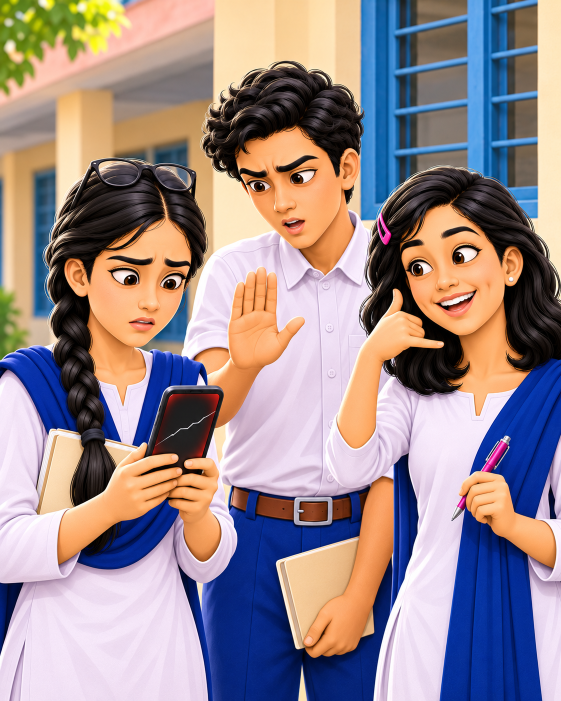
#> input picture tests/fixtures/image1.png, 1122 x 1402 px (shown at 1/2 size)
$ python quality_sensor.py ../tests/fixtures/image1.png
#> lines starting #> are read from the running program, lines starting #| are printed output that depends on the picture
### tools/cv_core.py
#!/usr/bin/env python3
"""cv_core.py — shared image processing core for LiGeo global skill.

Provides a single, validated image decoding and preprocessing path so every
LiGeo tool decodes images once, validates them consistently, and avoids
wasting memory/CPU by decoding the same file multiple times.

Designed for an 8 GB RAM, integrated-GPU environment:
- one image decoded and held in memory at a time;
- optional downsampling with recorded scale factor;
- ROI (region of interest) helpers;
- no raw pixel arrays serialized into evidence JSON;
- EXIF orientation normalized consistently;
- alpha handled explicitly.

  python tools/cv_core.py image.png              # inspect and validate
  from cv_core import load_image, ImageInfo, load_and_validate

Classes:
    ImageInfo — metadata about a decoded image (no raw pixels in JSON).
    LoadedImage — in-memory image with validation info.

Functions:
    load_image(path, max_pixels=None, max_dimension=None, max_file_mb=None,
               allowed_formats=None, allowed_modes=None, downsample_to=None)
        Load and validate an image file. Returns LoadedImage.
    load_and_validate(...) -> (dict, list[dict])
        Compatibility wrapper returning (record, issues) like bitmap_check.py.
"""

import hashlib
import json
import sys
from dataclasses import dataclass, field, asdict
from pathlib import Path
from typing import Optional

try:
    from PIL import Image, ImageOps, UnidentifiedImageError
except ImportError as e:
    sys.exit(f"missing dependency: Pillow (pip install pillow)")

try:
    import numpy as np
except ImportError:
    np = None  # numpy optional at import, required for array ops

# --- Default limits (configurable via args or profile) ---
DEFAULT_MAX_FILE_MB = 50
DEFAULT_MAX_PIXELS = 50_000_000   # ~50 MP (decompression bomb guard)
DEFAULT_MAX_DIMENSION = 20_000    # max width or height in px
DEFAULT_ALLOWED_FORMATS = {"PNG", "JPEG"}
DEFAULT_ALLOWED_MODES = {"1", "L", "P", "RGB", "RGBA", "CMYK", "YCbCr"}
DEFAULT_JPEG_QUALITY = 85


@dataclass
class ImageInfo:
    """Metadata about an image — no raw pixels.

    All values are JSON-serializable primitives.
    """
    asset_id: str
    path: str
    format: Optional[str]
    mode: Optional[str]
    width: int
    height: int
    aspect_ratio: Optional[float]
    orientation: str  # landscape / portrait / square / unknown
    has_alpha: bool
    total_pixels: int
    file_size_bytes: int
    file_size_mb: float
    exif_orientation_applied: bool
    icc_profile_present: bool
    processing_width: int
    processing_height: int
    scale_factor: float
    valid: bool
    issues: list = field(default_factory=list)

    def to_dict(self) -> dict:
        return asdict(self)


@dataclass
class LoadedImage:
    """In-memory image with validation metadata.

    Holds the actual PIL Image object. Callers are responsible for releasing
    it (e.g. via context manager or `del`) after use to keep memory bounded
    on an 8 GB machine.
    """
    info: ImageInfo
    image: Optional[Image.Image] = None

    def __enter__(self):
        return self

    def __exit__(self, exc_type, exc_val, exc_tb):
        self.close()

    def close(self):
        if self.image is not None:
            try:
                self.image.close()
            except Exception:
                pass
            self.image = None

    def to_info_dict(self) -> dict:
        return self.info.to_dict()


def safe_asset_id(path: Path) -> str:
    """Stable asset ID from file hash (not raw bytes in logs)."""
    h = hashlib.sha256()
    with open(path, "rb") as f:
        for chunk in iter(lambda: f.read(65536), b""):
            h.update(chunk)
    return f"img:{h.hexdigest()[:16]}"


# [42 lines left out: functions parse_css_length_mm, convert_to_mm, not called in this run]


def _decode_image(path: Path) -> Image.Image:
    """Open and fully decode an image file.

    Raises UnidentifiedImageError if the content is not a recognized image.
    """
    img = Image.open(path)
    img.load()  # force decode to catch truncated/corrupt files
    return img


def _normalize_orientation(img: Image.Image) -> Image.Image:
    """Apply EXIF orientation transpose in-place, returning the image."""
    try:
        img = ImageOps.exif_transpose(img)
    except Exception:
        pass  # orientation not present or unreadable — leave as-is
    return img


def load_image(
    path: str | Path,
    max_file_mb: float = DEFAULT_MAX_FILE_MB,
    max_pixels: int = DEFAULT_MAX_PIXELS,
    max_dimension: int = DEFAULT_MAX_DIMENSION,
    allowed_formats: Optional[set] = None,
    allowed_modes: Optional[set] = None,
    downsample_to: Optional[int] = None,
) -> LoadedImage:
    """Load, validate, and optionally downsample an image file.

    Returns a LoadedImage. The caller must close() it or use it as a context
    manager to release memory.

    Raises nothing for validation failures — they are recorded in info.issues
    and info.valid is set False. Raises FileNotFoundError if the file is
    missing; raises UnidentifiedImageError if content is not an image.
    """
    path = Path(path)
    issues = []

    # --- 1. File existence ---
    if not path.exists():
        raise FileNotFoundError(f"file not found: {path}")

    # --- 2. File size ---
    file_size = path.stat().st_size
    file_size_mb = round(file_size / (1024 * 1024), 4)

    if file_size == 0:
        issues.append({"t": "BITMAP-EMPTY", "det": "file is 0 bytes", "conf": 1.0})

    if file_size > max_file_mb * 1024 * 1024:
        issues.append({
            "t": "BITMAP-TOO-LARGE",
            "det": f"file {file_size_mb} MB exceeds {max_file_mb} MB limit",
            "conf": 1.0,
        })

    # --- 3. Decode and validate content (not extension) ---
    try:
        img = _decode_image(path)
    except UnidentifiedImageError as e:
        issues.append({
            "t": "BITMAP-UNKNOWN-FORMAT",
            "det": f"not a recognized image: {path.name}",
            "conf": 1.0,
        })
        record = ImageInfo(
            asset_id=safe_asset_id(path),
            path=str(path),
            format=None,
            mode=None,
            width=0,
            height=0,
            aspect_ratio=None,
            orientation="unknown",
            has_alpha=False,
            total_pixels=0,
            file_size_bytes=file_size,
            file_size_mb=file_size_mb,
            exif_orientation_applied=False,
            icc_profile_present=False,
            processing_width=0,
            processing_height=0,
            scale_factor=1.0,
            valid=False,
            issues=issues,
        )
        return LoadedImage(info=record, image=None)

    # Capture original metadata before any transforms
    original_format = img.format
    original_mode = img.mode
    original_width = img.width
    original_height = img.height
    has_alpha = img.mode in ("RGBA", "LA", "PA") or "transparency" in img.info
    icc_present = "icc_profile" in img.info

    # --- 4. Normalize EXIF orientation ---
    img = _normalize_orientation(img)
    orientation_applied = True  # attempted; may be no-op if no orientation tag

    # Re-read dims after orientation transpose (may swap w/h)
    width = img.width
    height = img.height
    aspect_ratio = round(width / height, 6) if height else None
    orientation = (
        "landscape" if width > height else "portrait" if height > width else "square"
    )
    total_pixels = width * height

    # --- 5. Dimension/pixel limits ---
    if total_pixels > max_pixels:
        issues.append({
            "t": "BITMAP-TOO-MANY-PIXELS",
            "det": f"{total_pixels:,} px exceeds {max_pixels:,} px limit",
            "conf": 1.0,
        })
    if width > max_dimension or height > max_dimension:
        issues.append({
            "t": "BITMAP-DIMENSION",
            "det": f"{width}x{height} exceeds {max_dimension}px max dimension",
            "conf": 1.0,
        })

    # --- 6. Format/mode validation ---
    allowed_formats = allowed_formats or DEFAULT_ALLOWED_FORMATS
    allowed_modes = allowed_modes or DEFAULT_ALLOWED_MODES

    if original_format not in allowed_formats:
        issues.append({
            "t": "BITMAP-FORMAT",
            "det": f"format {original_format} not in allowed {sorted(allowed_formats)}",
            "conf": 1.0,
        })
    if original_mode not in allowed_modes:
        issues.append({
            "t": "BITMAP-MODE",
            "det": f"color mode {original_mode} not in allowed {sorted(allowed_modes)}",
            "conf": 1.0,
        })

    # --- 7. Downsample if needed ---
    scale_factor = 1.0
    processing_width = width
    processing_height = height

    if downsample_to and total_pixels > downsample_to * downsample_to:
        scale = (downsample_to * downsample_to / total_pixels) ** 0.5
        new_w = max(1, int(width * scale))
        new_h = max(1, int(height * scale))
        try:
            img = img.resize((new_w, new_h), Image.Resampling.LANCZOS)
            processing_width = new_w
            processing_height = new_h
            scale_factor = round(scale, 4)
        except Exception as e:
            issues.append({
                "t": "BITMAP-RESIZE-FAIL",
                "det": str(e)[:200],
                "conf": 0.8,
            })

    valid = len([i for i in issues if i.get("conf", 0) >= 0.9]) == 0

    info = ImageInfo(
        asset_id=safe_asset_id(path),
        path=str(path),
        format=original_format,
        mode=original_mode,
        width=original_width,
        height=original_height,
        aspect_ratio=aspect_ratio,
        orientation=orientation,
        has_alpha=has_alpha,
        total_pixels=total_pixels,
        file_size_bytes=file_size,
        file_size_mb=file_size_mb,
        exif_orientation_applied=orientation_applied,
        icc_profile_present=icc_present,
        processing_width=processing_width,
        processing_height=processing_height,
        scale_factor=scale_factor,
        valid=valid,
        issues=issues,
    )

    return LoadedImage(info=info, image=img)


# [231 lines left out: functions load_and_validate, get_roi, image_to_array, make_evidence_block, make_issue, make_evidence_result and 8 more, not called in this run]


# [2 lines that do not run on import are left out]

### tools/quality_sensor.py
#!/usr/bin/env python3
"""quality_sensor.py — deterministic image quality metrics for LiGeo CV sensor pack.

Computes luminance statistics, Laplacian variance sharpness, edge density,
and clipping/saturation indicators. All outputs are DETECTED measurements.

  python tools/cv_sensors/quality_sensor.py image.png
  python tools/cv_sensors/quality_sensor.py images/ --json out.json

Exit code = number of targets with findings (0 = clean).
"""
import argparse, json, sys
from pathlib import Path

sys.path.insert(0, str(Path(__file__).resolve().parent.parent))
from cv_core import load_image

try:
    import numpy as np
except ImportError:
    sys.exit("missing dependency: numpy (pip install numpy)")

try:
    from PIL import Image
    PILLOW_VERSION = Image.__version__
except Exception:
    PILLOW_VERSION = "unknown"

NUMPY_VERSION = np.__version__


def analyze_quality(path: Path) -> dict:
    """Compute deterministic pixel quality metrics from an image file."""
    with load_image(path) as loaded:
        img = loaded.image
        if img is None:
            return _empty_result(path, "image could not be decoded")

        rgb = img.convert("RGB") if img.mode != "RGB" else img
        arr = np.array(rgb, dtype=np.uint8)

        # --- Relative luminance (ITU-R BT.709) ---
        lum = (0.2126 * arr[:, :, 0].astype(np.float64) +
               0.7152 * arr[:, :, 1].astype(np.float64) +
               0.0722 * arr[:, :, 2].astype(np.float64)) / 255.0

        luminance = {
            "mean": round(float(lum.mean()), 4),
            "std": round(float(lum.std()), 4),
            "min": round(float(lum.min()), 4),
            "max": round(float(lum.max()), 4),
            "median": round(float(np.median(lum)), 4),
            "pct_dark": round(float((lum < 0.33).mean() * 100), 2),
            "pct_mid": round(float(((lum >= 0.33) & (lum < 0.66)).mean() * 100), 2),
            "pct_bright": round(float((lum >= 0.66).mean() * 100), 2),
            "method": "ITU-R BT.709 relative luminance, NumPy",
            "version": f"Pillow {Image.__version__ if Image else 'unknown'}, NumPy {np.__version__}",
            "interpretation": "Overall brightness distribution",
            "limitations": "Global measure; local variations not captured",
        }

        # --- Contrast: Michelson contrast ---
        lum_max = float(lum.max())
        lum_min = float(lum.min())
        michelson = (lum_max - lum_min) / (lum_max + lum_min) if (lum_max + lum_min) > 0 else 0.0
        rms = float(lum.std())
        contrast = {
            "michelson": round(michelson, 4),
            "rms": round(rms, 4),
            "luminance_range": round(lum_max - lum_min, 4),
            "method": "Michelson + RMS contrast from BT.709 luminance",
            "version": NUMPY_VERSION,
            "interpretation": "Global contrast range; not WCAG contrast ratio",
            "limitations": "Global measure; local contrast variations not captured",
        }

        # --- Sharpness: Laplacian variance ---
        lum_f = lum.astype(np.float64)
        laplacian_kernel = np.array([[0, 1, 0], [1, -4, 1], [0, 1, 0]])
        padded = np.pad(lum_f, 1, mode="edge")
        lap = np.zeros_like(lum_f)
        for i in range(3):
            for j in range(3):
                lap += laplacian_kernel[i, j] * padded[i:i + arr.shape[0], j:j + arr.shape[1]]
        lap_var = float(lap.var())
        sharpness = {
            "laplacian_variance": round(lap_var, 4),
            "sharpness_class": ("sharp" if lap_var > 100 else
                                "moderate" if lap_var > 20 else "soft"),
            "method": "Laplacian variance on BT.709 luminance",
            "version": f"NumPy {np.__version__}",
            "interpretation": "Higher variance = sharper edges; not focus quality",
            "limitations": "Global measure; local blur variations not captured",
        }

        # --- Edge density: gradient magnitude ---
        gy, gx = np.gradient(lum_f)
        grad_mag = np.sqrt(gx ** 2 + gy ** 2)
        edge_threshold = 0.1
        edge_mask = grad_mag > edge_threshold
        edge_density = {
            "mean_gradient": round(float(grad_mag.mean()), 4),
            "max_gradient": round(float(grad_mag.max()), 4),
            "edge_pixel_pct": round(float(edge_mask.mean() * 100), 2),
            "edge_threshold": edge_threshold,
            "method": "NumPy gradient magnitude",
            "version": f"NumPy {np.__version__}",
            "interpretation": "Edge presence and strength",
            "limitations": "Simple gradient; not Canny or semantic edge detection",
        }

        # --- Clipping: pixel values at 0 or 255 ---
        arr_flat = arr.reshape(-1, 3)
        total_channels = arr_flat.shape[0]
        clipped_low = int((arr_flat == 0).sum())
        clipped_high = int((arr_flat == 255).sum())
        clipping = {
            "clipped_low_count": clipped_low,
            "clipped_high_count": clipped_high,
            "clipped_low_pct": round(float(clipped_low / total_channels * 100), 4),
            "clipped_high_pct": round(float(clipped_high / total_channels * 100), 4),
            "method": "NumPy, count of pixel channels at 0 or 255",
            "version": f"NumPy {np.__version__}",
            "interpretation": "Clipping indicates lost detail in shadows/highlights",
            "limitations": "Per-channel count; not per-pixel",
        }

        # --- Saturation: HSV saturation distribution ---
        hsv = rgb.convert("HSV")
        hsv_arr = np.array(hsv, dtype=np.uint8)
        sat = hsv_arr[:, :, 1].ravel()
        saturation = {
            "sat_mean": round(float(sat.mean()), 4),
            "sat_std": round(float(sat.std()), 4),
            "sat_min": round(float(sat.min()), 4),
            "sat_max": round(float(sat.max()), 4),
            "method": "NumPy, HSV saturation channel",
            "version": f"Pillow {Image.__version__}, NumPy {np.__version__}",
            "interpretation": "Color saturation distribution",
            "limitations": "HSV saturation is not perceptual uniformity",
        }

        result = {
            "path": str(path),
            "metrics_version": "1.0.0",
            "pillow_version": Image.__version__ if Image else "unknown",
            "numpy_version": np.__version__,
    "luminance": luminance,
    "contrast": contrast,
    "sharpness": sharpness,
            "edge_density": edge_density,
            "clipping": clipping,
            "saturation": saturation,
            "method_tier": "DETECTED",
            "evidence_tier_note": "All quality metrics are DETECTED pixel measurements; "
                                  "no aesthetic judgment",
        }
        return result


# [13 lines left out: function _empty_result, not called in this run]


def run(targets, json_path: str | None = None):
    """Quality audit of file/dir targets."""
    targets_out = []
    for p in targets:
        p = Path(p)
        if p.is_dir():
            targets_out += sorted(p.rglob("*.png")) + sorted(p.rglob("*.jpg")) + sorted(p.rglob("*.jpeg"))
        elif p.exists():
            targets_out.append(p)
        else:
            sys.exit(f"no such target: {p}")
    seen, uniq = set(), []
    for f in targets_out:
        if f.resolve() not in seen:
            seen.add(f.resolve())
            uniq.append(f)

    report, dirty = [], 0
    for f in uniq:
        try:
            metrics = analyze_quality(f)
            entry = {"file": str(f), "metrics": metrics, "issues": []}
            # Flag low sharpness or high clipping
            if metrics["sharpness"]["laplacian_variance"] < 5:
                entry["issues"].append({
                    "t": "QUALITY-SOFT",
                    "det": f"low sharpness (Laplacian var {metrics['sharpness']['laplacian_variance']})",
                    "conf": 0.7,
                })
            if metrics["clipping"]["clipped_high_pct"] > 10:
                entry["issues"].append({
                    "t": "QUALITY-HI-CLIP",
                    "det": f"high clipping ({metrics['clipping']['clipped_high_pct']}% channels at 255)",
                    "conf": 0.7,
                })
            if entry["issues"]:
                dirty += 1
        except Exception as e:
            entry = {"file": str(f), "metrics": None, "issues": [
                {"t": "QUALITY-ANALYSIS-ERROR", "det": str(e)[:200], "conf": 1.0}
            ]}
            dirty += 1
        report.append(entry)

    if json_path and report:
        Path(json_path).parent.mkdir(parents=True, exist_ok=True)
        Path(json_path).write_text(json.dumps(report, indent=2), encoding="utf-8")

    return report, dirty


def main():
    ap = argparse.ArgumentParser()
    ap.add_argument("targets", nargs="+")
    ap.add_argument("--json", help="write full evidence to this file")
    a = ap.parse_args()

    report, dirty = run(a.targets, json_path=a.json)
#> in _decode_image, img is the input picture: PIL image 1122x1402 RGB; mean R, G, B 154.4, 138, 140.6
#> in load_image, `has_alpha = img.mode in ("RGBA", "LA", "PA") or "transparency" in img...`: has_alpha = False
#> in analyze_quality, `lum = (0.2126 * arr[:, :, 0].astype(np.float64) + 0.7152 * arr[:, :, 1..`:
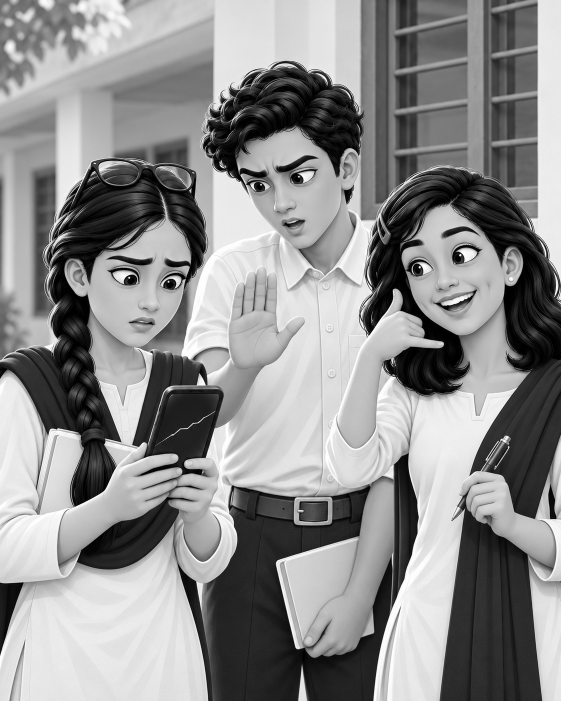
#> lum: shape (1402, 1122) float64 (shown at 1/2 size); min 0, max 1, mean 0.556
#> in analyze_quality, `lum_max = float(lum.max())`: lum_max = 1
#> in analyze_quality, `lum_min = float(lum.min())`: lum_min = 0
#> in analyze_quality, `michelson = (lum_max - lum_min) / (lum_max + lum_min) if (lum_max + lu..`: michelson = 1
#> in analyze_quality, `rms = float(lum.std())`: rms = 0.314
#> in analyze_quality, `padded = np.pad(lum_f, 1, mode="edge")`:
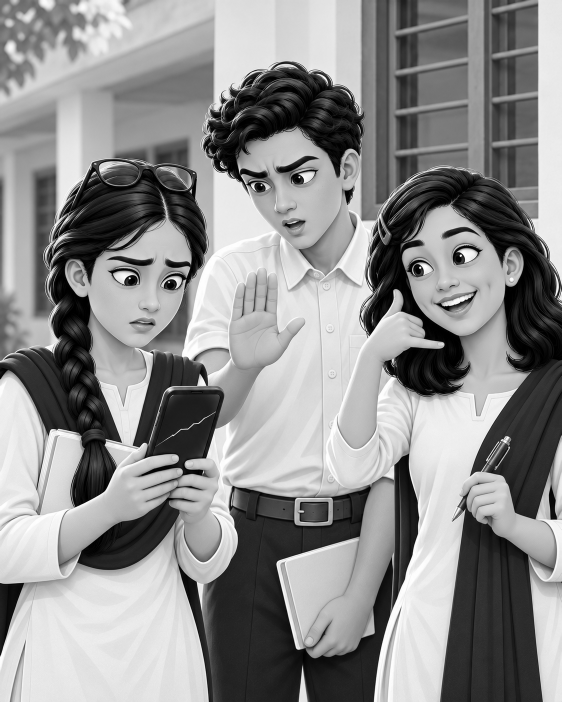
#> padded: shape (1404, 1124) float64 (shown at 1/2 size); min 0, max 1, mean 0.556
#> after the loop in analyze_quality, `for i in range(3):`:
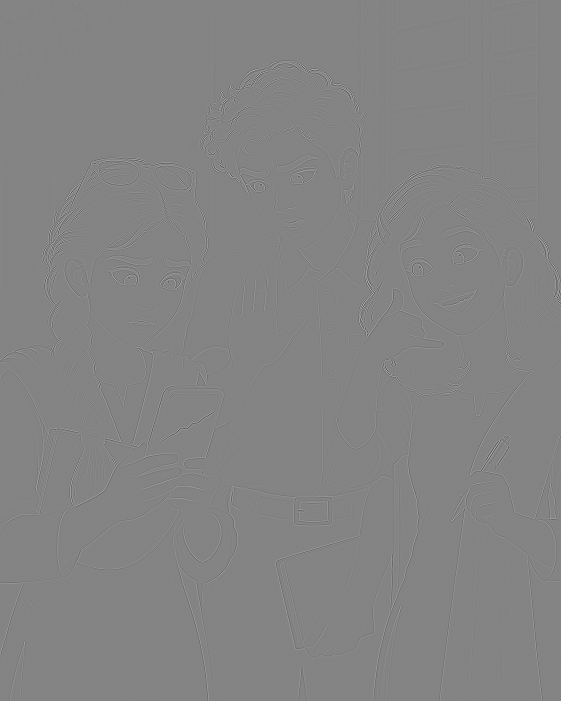
#> lap: shape (1402, 1122) float64 (shown at 1/2 size); min -2.17, max 2.03, mean 1.3e-19; drawn with min black and max white
#> in analyze_quality, `lap_var = float(lap.var())`: lap_var = 0.0135
#> in analyze_quality, `gy, gx = np.gradient(lum_f)`:
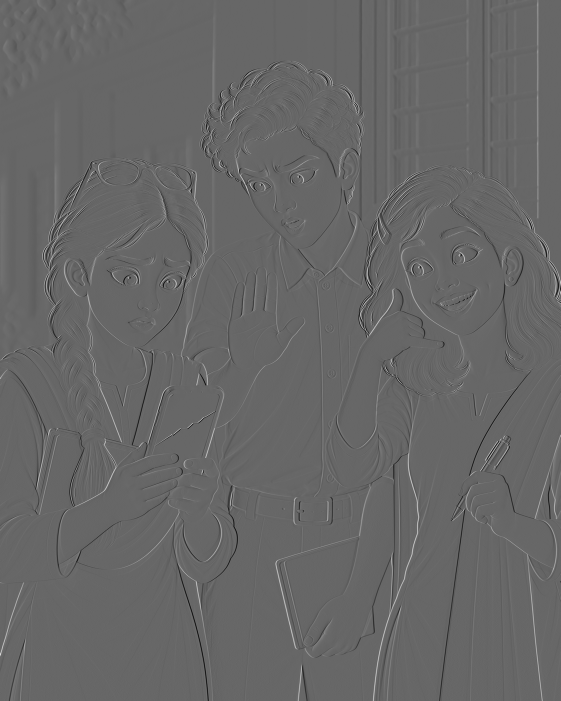
#> gx: shape (1402, 1122) float64 (shown at 1/2 size); min -0.488, max 0.718, mean 0.000142; drawn with min black and max white
#> (the rest of the program and of its run is left out)
